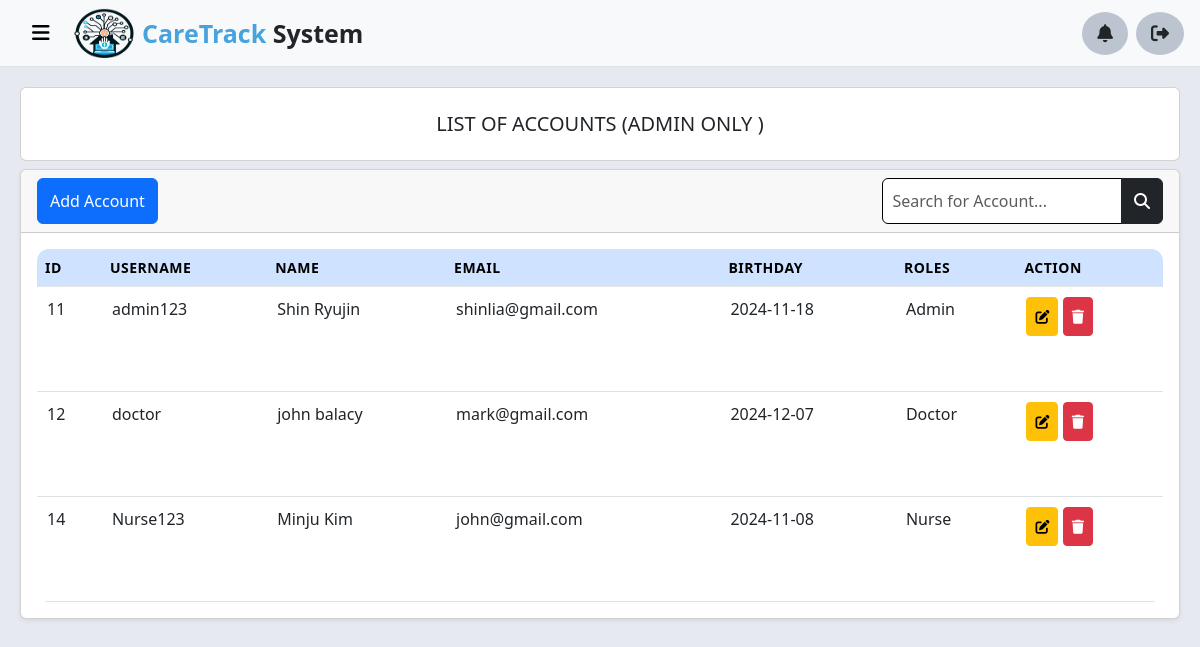
Screenshot of /Admin/role-management.php (signed in) with the database file from the repository.
### tables this page shows
CREATE TABLE `users` (
  `id` int(11) NOT NULL,
  `Username` varchar(530) NOT NULL,
  `Name` varchar(255) NOT NULL,
  `password` varchar(255) NOT NULL,
  `Email` varchar(255) NOT NULL,
  `Phone` varchar(255) NOT NULL,
  `Birthday` varchar(324) NOT NULL,
  `Roles` varchar(255) NOT NULL,
  `Images` mediumtext NOT NULL
);

### Admin/role-management.php (the view, shortened to what this page needs)
<?php include("includes/head.php"); ?>
<?php include("includes/Navbar.php"); ?>
  <?php include("../database/connection.php") ?>
    <?php
    $sql = "SELECT id, username, Name, password, Email, Phone,Birthday,Roles FROM users";
    $result = $conn->query($sql);
    $patients = [];
    while ($row = $result->fetch_assoc()) {
        $patients[] = $row;
    }
    ?>
<main class="content" id="content">
   <div class="card-header card bg-white text-center rounded-2 mb-2">
    <h5 class="mb-0 p-3">LIST OF ACCOUNTS (ADMIN ONLY )</h5>
</div>
<div class="col-12 col-md-12 col-lg-12 col-sm-12">
    <div class="card shadow-sm rounded-2" style="height: 450px;">
        <div class="card-header">
            <div class="d-flex justify-content-between">
                   <button type="button" class="btn btn-primary" data-bs-toggle="modal" data-bs-target="#addAccountModal">Add Account</button>
                <div class="input-group w-25 w-sm-50">
                    <input type="text" id="search-input" class="form-control w-50 border-black" placeholder="Search for Account..." aria-label="Recipient's username" aria-describedby="basic-addon2">
                    <button type="submit" id="search-button" class="input-group-text btn btn-dark" id="basic-addon2">
                        <i class="fa-solid fa-magnifying-glass"></i>
                    </button>
                </div>
            </div>
        </div>
        <div class="card-body table-responsive">
            <table class="table table-hover mb-0">
                <thead class="table-primary">
                    <tr>
                        <th>ID</th>
                        <th>Username</th>
                        <th>Name</th>
                        <th>Email</th>
                        <th>Birthday</th>
                        <th>Roles</th>
                         <th>Action</th>
                    </tr>
                </thead>
                <tbody id="patient-records">
                     <?php foreach ($patients as $patient): ?>
                    <tr>
                        <td data-label="ID"><?php echo ($patient['id']); ?></td>
                        <td data-label="Username"><?php echo ($patient['username']); ?></td>
                        <td data-label="Name"><?php echo ($patient['Name']); ?></td>
                        <td data-label="Email"><?php echo ($patient['Email']); ?></td>
                        <td data-label="Birthday"><?php echo ($patient['Birthday']); ?></td>
                         <td data-label="Roles"><?php echo ($patient['Roles']); ?></td>
                        <td data-label="Actions">
                            <button class="btn btn-warning btn-sm p-2 EditRoles" data-id='<?php echo $patient['id']; ?>'"><i class="fa-solid fa-pen-to-square"></i></button>
                            <button class="btn btn-danger btn-sm p-2 DeleteRoles" data-id='<?php echo $patient['id']; ?>' data-name="John Doe"><i class="fa-solid fa-trash"></i></button>
                        </td>
                    </tr>
                          <?php endforeach; ?>
                </tbody>
            </table>
        </div>
    </div>
</div>
</main>
</body>
</html>

### Admin/Assets/css/appointment.css (style rules this page uses)
.content { height: 100vh; }
.table-responsive { height: calc(100% - 140px); }
.table { height: 100%; background-color: white; border-radius: 12px; overflow: hidden; margin-bottom: 0; }
tbody { height: 100%; }
.table thead th { font-weight: 600; text-transform: uppercase; font-size: 0.875rem; letter-spacing: 0.5px; border-bottom: none; position: sticky; top: 0; z-index: 1; }

### Admin/Assets/css/style.css (style rules this page uses)
.content { padding: 20px; margin-left: 0; transition: margin-left 0.3s ease; overflow-y: auto; }
.card-body { height: 8rem; scrollbar-width: thin; scrollbar-color: #007bff #f1f1f1; }
.table { border: 0; width: 100%; margin: 0; padding: 0; border-collapse: collapse; border-spacing: 0; }
.table thead { background: #F0F0F0; }
.table thead tr th { text-transform: uppercase; text-align: left; font-size: 14px; }
.table tbody { background: #fff; }
.table tbody tr { border-top: 1px solid #e5e5e5; }
.table tbody tr td { padding: 10px; font-size: 16px; }

### rows the page displays
users: id "11", Username "admin123", Name "Shin Ryujin", Email "shinlia@gmail.com", Birthday "2024-11-18", Roles "Admin"
users: id "12", Username "doctor", Name "john balacy", Email "mark@gmail.com", Birthday "2024-12-07", Roles "Doctor"
users: id "14", Username "Nurse123", Name "Minju Kim", Email "john@gmail.com", Birthday "2024-11-08", Roles "Nurse"
